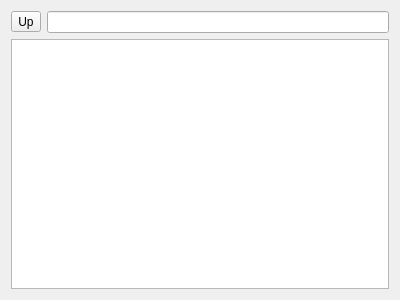
<?xml version="1.0" encoding="UTF-8"?>
<ui version="4.0">
 <class>Md5TableWidget</class>
 <widget class="QWidget" name="Md5TableWidget">
  <property name="geometry">
   <rect>
    <x>0</x>
    <y>0</y>
    <width>400</width>
    <height>300</height>
   </rect>
  </property>
  <property name="windowTitle">
   <string>Form</string>
  </property>
  <layout class="QGridLayout" name="gridLayout">
   <item row="0" column="0">
    <widget class="QToolButton" name="cdUpButton">
     <property name="text">
      <string>Up</string>
     </property>
    </widget>
   </item>
   <item row="0" column="1">
    <widget class="QLineEdit" name="pathLineEdit"/>
   </item>
   <item row="1" column="0" colspan="2">
    <widget class="QTableView" name="tableView">
     <property name="sizeAdjustPolicy">
      <enum>QAbstractScrollArea::AdjustToContents</enum>
     </property>
     <property name="alternatingRowColors">
      <bool>true</bool>
     </property>
     <property name="selectionBehavior">
      <enum>QAbstractItemView::SelectRows</enum>
     </property>
     <property name="showGrid">
      <bool>false</bool>
     </property>
     <property name="gridStyle">
      <enum>Qt::NoPen</enum>
     </property>
     <property name="sortingEnabled">
      <bool>true</bool>
     </property>
     <property name="wordWrap">
      <bool>false</bool>
     </property>
     <attribute name="horizontalHeaderStretchLastSection">
      <bool>true</bool>
     </attribute>
     <attribute name="verticalHeaderVisible">
      <bool>false</bool>
     </attribute>
     <attribute name="verticalHeaderDefaultSectionSize">
      <number>16</number>
     </attribute>
     <attribute name="verticalHeaderMinimumSectionSize">
      <number>16</number>
     </attribute>
    </widget>
   </item>
  </layout>
 </widget>
 <resources/>
 <connections/>
</ui>
